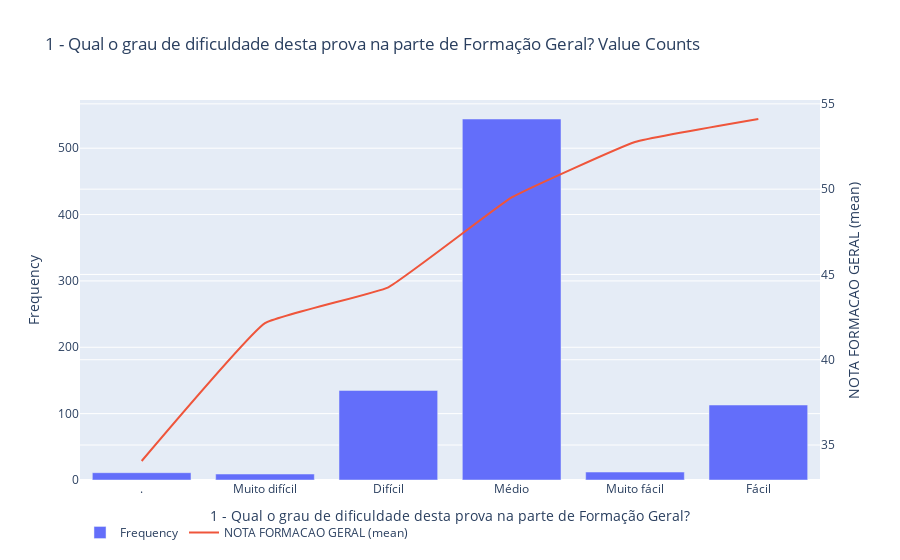

Notebook code for this chart:
### Code cell
import numpy as np
import pandas as pd
import plotly.graph_objs as go

df = engenharias_ufpa_csv
if isinstance(df, (pd.DatetimeIndex, pd.MultiIndex)):
	df = df.to_frame(index=False)

# remove any pre-existing indices for ease of use in the D-Tale code, but this is not required
df = df.reset_index().drop('index', axis=1, errors='ignore')
df.columns = [str(c) for c in df.columns]  # update columns to strings in case they are numbers

s = df[~pd.isnull(df['1 - Qual o grau de dificuldade desta prova na parte de Formação Geral?'])]['1 - Qual o grau de dificuldade desta prova na parte de Formação Geral?']
chart = pd.value_counts(s).to_frame(name='data')
ordinal_data = df.groupby('1 - Qual o grau de dificuldade desta prova na parte de Formação Geral?')[['NOTA FORMACAO GERAL']].mean()
chart['ordinal'] = ordinal_data
chart.index.name = 'labels'
chart = chart.reset_index().sort_values('ordinal')
chart = chart[:6]
charts = [go.Bar(x=chart['labels'].values, y=chart['data'].values, name='Frequency')]
charts.append(go.Scatter(
	x=chart['labels'].values, y=chart['ordinal'].values, yaxis='y2',
	name='NOTA FORMACAO GERAL (mean)', line={'shape': 'spline', 'smoothing': 0.3}, mode='lines'
))
figure = go.Figure(data=charts, layout=go.Layout({
    'barmode': 'group',
    'legend': {'orientation': 'h'},
    'title': {'text': '1 - Qual o grau de dificuldade desta prova na parte de Formação Geral? Value Counts'},
    'xaxis': {'title': {'text': '1 - Qual o grau de dificuldade desta prova na parte de Formação Geral?'}},
    'yaxis': {'title': {'text': 'Frequency'}},
    'yaxis2': {'overlaying': 'y', 'side': 'right', 'title': {'text': 'NOTA FORMACAO GERAL (mean)'}}
}))

figure.show()

### Figure 1 — Plotly figure (JSON) as saved in the notebook; plotly's stock layout.template omitted (floating-point values rounded to 4 significant figures)
{"data": [{"name": "Frequency", "type": "bar", "x": [".", "Muito difícil", "Difícil", "Médio", "Muito fácil", "Fácil"], "y": [11, 9, 135, 544, 12, 113]}, {"line": {"shape": "spline", "smoothing": 0.3}, "mode": "lines", "name": "NOTA FORMACAO GERAL (mean)", "type": "scatter", "x": [".", "Muito difícil", "Difícil", "Médio", "Muito fácil", "Fácil"], "y": [34.06, 42.14, 44.25, 49.51, 52.77, 54.11], "yaxis": "y2"}], "layout": {"barmode": "group", "legend": {"orientation": "h"}, "title": {"text": "1 - Qual o grau de dificuldade desta prova na parte de Formação Geral? Value Counts"}, "xaxis": {"title": {"text": "1 - Qual o grau de dificuldade desta prova na parte de Formação Geral?"}}, "yaxis": {"title": {"text": "Frequency"}}, "yaxis2": {"overlaying": "y", "side": "right", "title": {"text": "NOTA FORMACAO GERAL (mean)"}}}}
